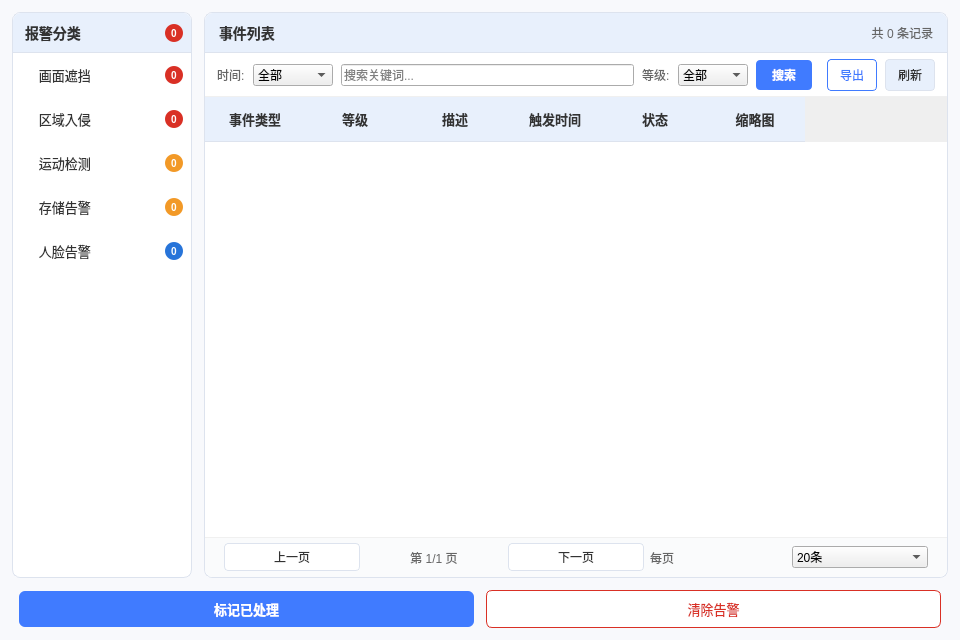
<?xml version="1.0" encoding="UTF-8"?>
<ui version="4.0">
 <class>AlarmWidget</class>
 <widget class="QWidget" name="AlarmWidget">
  <property name="geometry"><rect><x>0</x><y>0</y><width>960</width><height>640</height></rect></property>
  <property name="styleSheet"><string notr="true">
QWidget#AlarmWidget { background-color: #f8f9fc; font-family: "Microsoft YaHei",sans-serif; }

QFrame#sideBar { background: #ffffff; border: 1px solid #DDE3EE; border-radius: 8px; }
QWidget#sideTitleBar { background-color: #E8F0FC; border-top-left-radius: 8px; border-top-right-radius: 8px; border-bottom: 1px solid #DDE3EE; }
QLabel#sideTitle { color: #333333; font-size: 14px; font-weight: bold; background: transparent; }
QLabel#badgeTotal { background: #D93025; color: #ffffff; font-size: 10px; font-weight: bold; border-radius: 9px; min-width: 18px; min-height: 18px; max-width: 18px; max-height: 18px; }

QPushButton#catBtn1, QPushButton#catBtn2, QPushButton#catBtn3, QPushButton#catBtn4, QPushButton#catBtn5 {
  background: transparent; border: none; border-left: 3px solid transparent;
  text-align: left; font-size: 13px; color: #333333; padding: 10px 12px; border-radius: 4px;
}
QPushButton#catBtn1:hover, QPushButton#catBtn2:hover, QPushButton#catBtn3:hover, QPushButton#catBtn4:hover, QPushButton#catBtn5:hover {
  background: #f0f4f8;
}
QPushButton#catBtn1[selected=true], QPushButton#catBtn2[selected=true], QPushButton#catBtn3[selected=true],
QPushButton#catBtn4[selected=true], QPushButton#catBtn5[selected=true] {
  background: rgba(64,123,255,0.10); border-left: 3px solid #407BFF; font-weight: 600; color: #1a3a6a;
}

QLabel#badge1, QLabel#badge2 { background: #D93025; color: #ffffff; font-size: 10px; font-weight: bold; border-radius: 9px; min-width: 18px; min-height: 18px; max-width: 18px; max-height: 18px; }
QLabel#badge3, QLabel#badge4 { background: #F29927; color: #ffffff; font-size: 10px; font-weight: bold; border-radius: 9px; min-width: 18px; min-height: 18px; max-width: 18px; max-height: 18px; }
QLabel#badge5 { background: #2774D9; color: #ffffff; font-size: 10px; font-weight: bold; border-radius: 9px; min-width: 18px; min-height: 18px; max-width: 18px; max-height: 18px; }


QFrame#mainArea { background: #ffffff; border: 1px solid #DDE3EE; border-radius: 8px; }
QWidget#mainTitleBar { background-color: #E8F0FC; border-top-left-radius: 8px; border-top-right-radius: 8px; border-bottom: 1px solid #DDE3EE; }
QLabel#mainTitle { color: #333333; font-size: 14px; font-weight: bold; background: transparent; }
QLabel#countText { color: #666666; font-size: 12px; background: transparent; }

QFrame#filterBar { background: #ffffff; border-bottom: 1px solid #f0f0f0; }
QLabel#timeLabel, QLabel#levelLabel { font-size: 12px; color: #666666; background: transparent; }
QComboBox#timeCombo, QComboBox#levelCombo, QComboBox#pageSizeCombo { font-size: 12px; }
QLineEdit#keywordEdit { font-size: 12px; }

QPushButton#searchBt { background-color: #407BFF; color: white; border: none; border-radius: 4px; padding: 6px 16px; font-size: 12px; font-weight: bold; }
QPushButton#searchBt:hover { background-color: #3570e5; }
QPushButton#refreshBt { background-color: #E8F0FC; color: #333333; border: 1px solid #DDE3EE; border-radius: 4px; padding: 6px 12px; font-size: 12px; }
QPushButton#refreshBt:hover { background-color: #d0ddf0; }
QPushButton#exportBt { background-color: #ffffff; color: #407BFF; border: 1px solid #407BFF; border-radius: 4px; padding: 6px 12px; font-size: 12px; }
QPushButton#exportBt:hover { background-color: #E8F0FC; }

QHeaderView::section { background: #E8F0FC; color: #333333; font-size: 13px; font-weight: bold; border: none; border-bottom: 1px solid #DDE3EE; padding: 10px 12px; }
QTableWidget#eventTable { background: #ffffff; border: none; font-size: 13px; color: #333333; gridline-color: #f0f0f0; }
QTableWidget#eventTable::item { padding: 8px 12px; border-bottom: 1px solid #f5f5f5; }
QTableWidget#eventTable::item:hover { background: #f8f9fb; }
QTableWidget#eventTable::item:selected { background: #c8ddf8; color: #333333; }

QLabel#emptyIcon { background: transparent; font-size: 48px; }
QLabel#emptyLabel { color: #999999; font-size: 14px; background: transparent; border: none; }

QFrame#pageBar { background: #fafbfc; border-top: 1px solid #f0f0f0; border-bottom-left-radius: 8px; border-bottom-right-radius: 8px; }
QPushButton#prevBt, QPushButton#nextBt {
  background: #ffffff; color: #333333; border: 1px solid #DDE3EE; border-radius: 4px; padding: 4px 12px; font-size: 12px;
}
QPushButton#prevBt:hover, QPushButton#nextBt:hover { background: #E8F0FC; border-color: #407BFF; }
QPushButton#prevBt:disabled, QPushButton#nextBt:disabled { color: #cccccc; background: #f5f5f5; }
QLabel#pageLabel { color: #666666; font-size: 12px; }
QLabel#pageSizeLabel { color: #666666; font-size: 12px; }

QPushButton#ackBt { background-color: #407BFF; color: white; border: none; border-radius: 6px; padding: 8px 24px; font-size: 13px; font-weight: bold; }
QPushButton#ackBt:hover { background-color: #3570e5; }
QPushButton#clearBt { background-color: #ffffff; color: #D93025; border: 1px solid #D93025; border-radius: 6px; padding: 8px 24px; font-size: 13px; }
QPushButton#clearBt:hover { background-color: #fef0f0; }
  </string></property>

  <layout class="QVBoxLayout" name="outerLayout">
   <property name="spacing"><number>12</number></property>
   <property name="leftMargin"><number>12</number></property>
   <property name="topMargin"><number>12</number></property>
   <property name="rightMargin"><number>12</number></property>
   <property name="bottomMargin"><number>12</number></property>

   <!-- Horizontal: sidebar + main -->
   <item>
    <layout class="QHBoxLayout" name="rootLayout">
     <property name="spacing"><number>12</number></property>

     <!-- ========== SIDEBAR ========== -->
     <item>
      <widget class="QFrame" name="sideBar">
       <property name="minimumSize"><size><width>180</width><height>0</height></size></property>
       <property name="maximumSize"><size><width>180</width><height>16777215</height></size></property>
       <layout class="QVBoxLayout" name="sideLayout">
        <property name="spacing"><number>0</number></property>
        <property name="leftMargin"><number>0</number></property>
        <property name="topMargin"><number>0</number></property>
        <property name="rightMargin"><number>0</number></property>
        <property name="bottomMargin"><number>0</number></property>

        <!-- Title bar -->
        <item>
         <widget class="QWidget" name="sideTitleBar" native="true">
          <property name="minimumSize"><size><width>0</width><height>40</height></size></property>
          <property name="maximumSize"><size><width>16777215</width><height>40</height></size></property>
          <layout class="QHBoxLayout" name="sideTitleLayout">
           <property name="leftMargin"><number>12</number></property>
           <property name="rightMargin"><number>8</number></property>
           <property name="topMargin"><number>0</number></property>
           <property name="bottomMargin"><number>0</number></property>
           <item>
            <widget class="QLabel" name="sideTitle">
             <property name="text"><string>报警分类</string></property>
            </widget>
           </item>
           <item>
            <spacer><property name="orientation"><enum>Qt::Horizontal</enum></property></spacer>
           </item>
           <item>
            <widget class="QLabel" name="badgeTotal">
             <property name="text"><string>0</string></property>
             <property name="alignment"><set>Qt::AlignCenter</set></property>
             <property name="minimumSize"><size><width>18</width><height>18</height></size></property>
             <property name="toolTip"><string>待处理告警总数</string></property>
            </widget>
           </item>
          </layout>
         </widget>
        </item>

        <!-- Row 1: 画面遮挡 -->
        <item>
         <widget class="QWidget" name="catRow1" native="true">
          <property name="minimumSize"><size><width>0</width><height>44</height></size></property>
          <property name="maximumSize"><size><width>16777215</width><height>44</height></size></property>
          <layout class="QHBoxLayout" name="catRow1Layout">
           <property name="spacing"><number>0</number></property>
           <property name="leftMargin"><number>0</number></property>
           <property name="topMargin"><number>2</number></property>
           <property name="rightMargin"><number>8</number></property>
           <property name="bottomMargin"><number>2</number></property>
           <item>
            <widget class="QPushButton" name="catBtn1">
             <property name="text"><string>   画面遮挡</string></property>
             <property name="toolTip"><string>摄像头被遮挡时触发告警</string></property>
            </widget>
           </item>
           <item>
            <widget class="QLabel" name="badge1">
             <property name="text"><string>0</string></property>
             <property name="alignment"><set>Qt::AlignCenter</set></property>
             <property name="minimumSize"><size><width>32</width><height>22</height></size></property>
             <property name="maximumSize"><size><width>32</width><height>22</height></size></property>
             <property name="toolTip"><string>待处理告警数量</string></property>
            </widget>
           </item>
          </layout>
         </widget>
        </item>

        <!-- Row 2: 区域入侵 -->
        <item>
         <widget class="QWidget" name="catRow2" native="true">
          <property name="minimumSize"><size><width>0</width><height>44</height></size></property>
          <property name="maximumSize"><size><width>16777215</width><height>44</height></size></property>
          <layout class="QHBoxLayout" name="catRow2Layout">
           <property name="spacing"><number>0</number></property>
           <property name="leftMargin"><number>0</number></property>
           <property name="topMargin"><number>2</number></property>
           <property name="rightMargin"><number>8</number></property>
           <property name="bottomMargin"><number>2</number></property>
           <item>
            <widget class="QPushButton" name="catBtn2">
             <property name="text"><string>   区域入侵</string></property>
             <property name="toolTip"><string>检测到区域入侵时触发告警</string></property>
            </widget>
           </item>
           <item>
            <widget class="QLabel" name="badge2">
             <property name="text"><string>0</string></property>
             <property name="alignment"><set>Qt::AlignCenter</set></property>
             <property name="minimumSize"><size><width>32</width><height>22</height></size></property>
             <property name="maximumSize"><size><width>32</width><height>22</height></size></property>
             <property name="toolTip"><string>待处理告警数量</string></property>
            </widget>
           </item>
          </layout>
         </widget>
        </item>

        <!-- Row 3: 运动检测 -->
        <item>
         <widget class="QWidget" name="catRow3" native="true">
          <property name="minimumSize"><size><width>0</width><height>44</height></size></property>
          <property name="maximumSize"><size><width>16777215</width><height>44</height></size></property>
          <layout class="QHBoxLayout" name="catRow3Layout">
           <property name="spacing"><number>0</number></property>
           <property name="leftMargin"><number>0</number></property>
           <property name="topMargin"><number>2</number></property>
           <property name="rightMargin"><number>8</number></property>
           <property name="bottomMargin"><number>2</number></property>
           <item>
            <widget class="QPushButton" name="catBtn3">
             <property name="text"><string>   运动检测</string></property>
             <property name="toolTip"><string>检测到异常运动时触发告警</string></property>
            </widget>
           </item>
           <item>
            <widget class="QLabel" name="badge3">
             <property name="text"><string>0</string></property>
             <property name="alignment"><set>Qt::AlignCenter</set></property>
             <property name="minimumSize"><size><width>32</width><height>22</height></size></property>
             <property name="maximumSize"><size><width>32</width><height>22</height></size></property>
             <property name="toolTip"><string>待处理告警数量</string></property>
            </widget>
           </item>
          </layout>
         </widget>
        </item>

        <!-- Row 4: 存储告警 -->
        <item>
         <widget class="QWidget" name="catRow4" native="true">
          <property name="minimumSize"><size><width>0</width><height>44</height></size></property>
          <property name="maximumSize"><size><width>16777215</width><height>44</height></size></property>
          <layout class="QHBoxLayout" name="catRow4Layout">
           <property name="spacing"><number>0</number></property>
           <property name="leftMargin"><number>0</number></property>
           <property name="topMargin"><number>2</number></property>
           <property name="rightMargin"><number>8</number></property>
           <property name="bottomMargin"><number>2</number></property>
           <item>
            <widget class="QPushButton" name="catBtn4">
             <property name="text"><string>   存储告警</string></property>
             <property name="toolTip"><string>存储空间不足时触发告警</string></property>
            </widget>
           </item>
           <item>
            <widget class="QLabel" name="badge4">
             <property name="text"><string>0</string></property>
             <property name="alignment"><set>Qt::AlignCenter</set></property>
             <property name="minimumSize"><size><width>32</width><height>22</height></size></property>
             <property name="maximumSize"><size><width>32</width><height>22</height></size></property>
             <property name="toolTip"><string>待处理告警数量</string></property>
            </widget>
           </item>
          </layout>
         </widget>
        </item>

        <!-- Row 5: 人脸告警 -->
        <item>
         <widget class="QWidget" name="catRow5" native="true">
          <property name="minimumSize"><size><width>0</width><height>44</height></size></property>
          <property name="maximumSize"><size><width>16777215</width><height>44</height></size></property>
          <layout class="QHBoxLayout" name="catRow5Layout">
           <property name="spacing"><number>0</number></property>
           <property name="leftMargin"><number>0</number></property>
           <property name="topMargin"><number>2</number></property>
           <property name="rightMargin"><number>8</number></property>
           <property name="bottomMargin"><number>2</number></property>
           <item>
            <widget class="QPushButton" name="catBtn5">
             <property name="text"><string>   人脸告警</string></property>
             <property name="toolTip"><string>检测到未注册人脸时触发告警</string></property>
            </widget>
           </item>
           <item>
            <widget class="QLabel" name="badge5">
             <property name="text"><string>0</string></property>
             <property name="alignment"><set>Qt::AlignCenter</set></property>
             <property name="minimumSize"><size><width>32</width><height>22</height></size></property>
             <property name="maximumSize"><size><width>32</width><height>22</height></size></property>
             <property name="toolTip"><string>待处理告警数量</string></property>
            </widget>
           </item>
          </layout>
         </widget>
        </item>

        <!-- Spacer: push content to top, eliminate dead whitespace -->
        <item>
         <spacer>
          <property name="orientation"><enum>Qt::Vertical</enum></property>
          <property name="sizeHint"><size><width>20</width><height>0</height></size></property>
         </spacer>
        </item>
       </layout>
      </widget>
     </item>

     <!-- ========== MAIN AREA ========== -->
     <item>
      <widget class="QFrame" name="mainArea">
       <layout class="QVBoxLayout" name="mainLayout">
        <property name="spacing"><number>0</number></property>
        <property name="leftMargin"><number>0</number></property>
        <property name="topMargin"><number>0</number></property>
        <property name="rightMargin"><number>0</number></property>
        <property name="bottomMargin"><number>0</number></property>

        <!-- Title bar -->
        <item>
         <widget class="QWidget" name="mainTitleBar" native="true">
          <property name="minimumSize"><size><width>0</width><height>40</height></size></property>
          <property name="maximumSize"><size><width>16777215</width><height>40</height></size></property>
          <layout class="QHBoxLayout" name="mainTitleLayout">
           <property name="leftMargin"><number>14</number></property>
           <property name="rightMargin"><number>14</number></property>
           <property name="topMargin"><number>0</number></property>
           <property name="bottomMargin"><number>0</number></property>
           <item>
            <widget class="QLabel" name="mainTitle">
             <property name="text"><string>事件列表</string></property>
            </widget>
           </item>
           <item>
            <spacer><property name="orientation"><enum>Qt::Horizontal</enum></property></spacer>
           </item>
           <item>
            <widget class="QLabel" name="countText">
             <property name="text"><string>共 0 条记录</string></property>
             <property name="alignment"><set>Qt::AlignRight|Qt::AlignVCenter</set></property>
            </widget>
           </item>
          </layout>
         </widget>
        </item>

        <!-- Filter bar -->
        <item>
         <widget class="QFrame" name="filterBar">
          <property name="minimumSize"><size><width>0</width><height>44</height></size></property>
          <property name="maximumSize"><size><width>16777215</width><height>44</height></size></property>
          <layout class="QHBoxLayout" name="filterLayout">
           <property name="spacing"><number>8</number></property>
           <property name="leftMargin"><number>12</number></property>
           <property name="rightMargin"><number>12</number></property>
           <property name="topMargin"><number>6</number></property>
           <property name="bottomMargin"><number>6</number></property>
           <item>
            <widget class="QLabel" name="timeLabel"><property name="text"><string>时间:</string></property></widget>
           </item>
           <item>
            <widget class="QComboBox" name="timeCombo">
             <property name="minimumSize"><size><width>80</width><height>0</height></size></property>
             <property name="toolTip"><string>按时间范围筛选告警</string></property>
             <item><property name="text"><string>全部</string></property></item>
             <item><property name="text"><string>今天</string></property></item>
             <item><property name="text"><string>近7天</string></property></item>
             <item><property name="text"><string>近30天</string></property></item>
            </widget>
           </item>
           <item>
            <widget class="QLineEdit" name="keywordEdit">
             <property name="minimumSize"><size><width>130</width><height>0</height></size></property>
             <property name="placeholderText"><string>搜索关键词...</string></property>
             <property name="toolTip"><string>按事件描述、类型搜索</string></property>
            </widget>
           </item>
           <item>
            <widget class="QLabel" name="levelLabel"><property name="text"><string>等级:</string></property></widget>
           </item>
           <item>
            <widget class="QComboBox" name="levelCombo">
             <property name="minimumSize"><size><width>70</width><height>0</height></size></property>
             <property name="toolTip"><string>按告警等级筛选</string></property>
             <item><property name="text"><string>全部</string></property></item>
             <item><property name="text"><string>紧急</string></property></item>
             <item><property name="text"><string>重要</string></property></item>
             <item><property name="text"><string>一般</string></property></item>
            </widget>
           </item>
           <item>
            <widget class="QPushButton" name="searchBt"><property name="text"><string>搜索</string></property></widget>
           </item>
           <item>
            <spacer><property name="orientation"><enum>Qt::Horizontal</enum></property></spacer>
           </item>
           <item>
            <widget class="QPushButton" name="exportBt">
             <property name="text"><string>导出</string></property>
             <property name="toolTip"><string>导出告警记录为CSV文件</string></property>
            </widget>
           </item>
           <item>
            <widget class="QPushButton" name="refreshBt"><property name="text"><string>刷新</string></property></widget>
           </item>
          </layout>
         </widget>
        </item>

        <!-- Content: table + empty state stacked -->
        <item>
         <widget class="QStackedWidget" name="contentStack">
          <!-- Page 0: event table -->
          <widget class="QTableWidget" name="eventTable">
           <property name="columnCount"><number>6</number></property>
           <attribute name="horizontalHeaderDefaultSectionSize"><number>100</number></attribute>
           <attribute name="horizontalHeaderStretchLastSection"><bool>false</bool></attribute>
           <column><property name="text"><string>事件类型</string></property></column>
           <column><property name="text"><string>等级</string></property></column>
           <column><property name="text"><string>描述</string></property></column>
           <column><property name="text"><string>触发时间</string></property></column>
           <column><property name="text"><string>状态</string></property></column>
           <column><property name="text"><string>缩略图</string></property></column>
          </widget>
          <!-- Page 1: empty state -->
          <widget class="QWidget" name="emptyPage">
           <layout class="QVBoxLayout" name="emptyLayout">
            <property name="spacing"><number>12</number></property>
            <item>
             <spacer><property name="orientation"><enum>Qt::Vertical</enum></property></spacer>
            </item>
            <item>
             <widget class="QLabel" name="emptyIcon">
              <property name="text"><string>📋</string></property>
              <property name="alignment"><set>Qt::AlignCenter</set></property>
             </widget>
            </item>
            <item>
             <widget class="QLabel" name="emptyLabel">
              <property name="text"><string>暂无报警记录</string></property>
              <property name="alignment"><set>Qt::AlignCenter</set></property>
             </widget>
            </item>
            <item>
             <spacer><property name="orientation"><enum>Qt::Vertical</enum></property></spacer>
            </item>
           </layout>
          </widget>
         </widget>
        </item>

        <!-- Pagination bar -->
        <item>
         <widget class="QFrame" name="pageBar">
          <property name="minimumSize"><size><width>0</width><height>40</height></size></property>
          <property name="maximumSize"><size><width>16777215</width><height>40</height></size></property>
          <layout class="QHBoxLayout" name="pageLayout">
           <property name="leftMargin"><number>12</number></property>
           <property name="rightMargin"><number>12</number></property>
           <property name="topMargin"><number>0</number></property>
           <property name="bottomMargin"><number>0</number></property>
           <item>
            <spacer><property name="orientation"><enum>Qt::Horizontal</enum></property></spacer>
           </item>
           <item>
            <widget class="QPushButton" name="prevBt"><property name="text"><string>上一页</string></property></widget>
           </item>
           <item>
            <widget class="QLabel" name="pageLabel">
             <property name="text"><string>第 1/1 页</string></property>
             <property name="alignment"><set>Qt::AlignCenter</set></property>
             <property name="minimumSize"><size><width>80</width><height>0</height></size></property>
            </widget>
           </item>
           <item>
            <widget class="QPushButton" name="nextBt"><property name="text"><string>下一页</string></property></widget>
           </item>
           <item>
            <widget class="QLabel" name="pageSizeLabel"><property name="text"><string>每页</string></property></widget>
           </item>
           <item>
            <widget class="QComboBox" name="pageSizeCombo">
             <property name="minimumSize"><size><width>70</width><height>0</height></size></property>
             <item><property name="text"><string>20条</string></property></item>
             <item><property name="text"><string>50条</string></property></item>
             <item><property name="text"><string>100条</string></property></item>
            </widget>
           </item>
           <item>
            <spacer><property name="orientation"><enum>Qt::Horizontal</enum></property></spacer>
           </item>
          </layout>
         </widget>
        </item>
       </layout>
      </widget>
     </item>
    </layout>
   </item>

   <!-- Bottom action buttons -->
   <item>
    <layout class="QHBoxLayout" name="bottomLayout">
     <item>
      <spacer><property name="orientation"><enum>Qt::Horizontal</enum></property></spacer>
     </item>
     <item>
      <widget class="QPushButton" name="ackBt">
       <property name="text"><string>标记已处理</string></property>
       <property name="minimumSize"><size><width>140</width><height>34</height></size></property>
      </widget>
     </item>
     <item>
      <widget class="QPushButton" name="clearBt">
       <property name="text"><string>清除告警</string></property>
       <property name="minimumSize"><size><width>100</width><height>34</height></size></property>
       <property name="toolTip"><string>清除所有已处理的告警记录</string></property>
      </widget>
     </item>
     <item>
      <spacer><property name="orientation"><enum>Qt::Horizontal</enum></property></spacer>
     </item>
    </layout>
   </item>
  </layout>
 </widget>
 <resources/>
 <connections/>
</ui>
